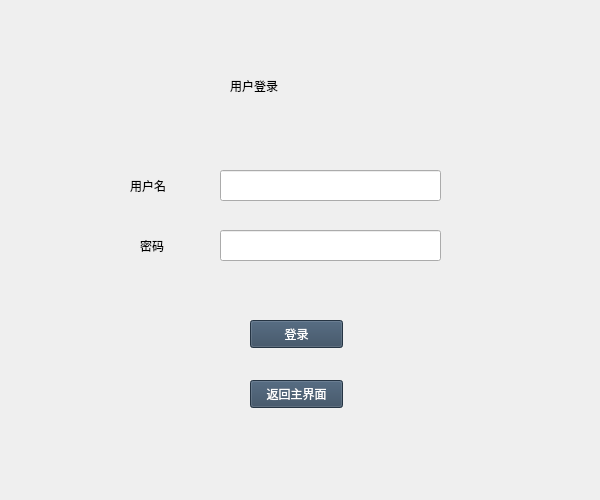
<?xml version="1.0" encoding="UTF-8"?>
<ui version="4.0">
 <class>ManagerLoginWindow</class>
 <widget class="QWidget" name="ManagerLoginWindow">
  <property name="geometry">
   <rect>
    <x>0</x>
    <y>0</y>
    <width>600</width>
    <height>500</height>
   </rect>
  </property>
  <property name="windowTitle">
   <string>管理员登录</string>
  </property>
  <widget class="QWidget" name="widget" native="true">
   <property name="geometry">
    <rect>
     <x>120</x>
     <y>140</y>
     <width>341</width>
     <height>141</height>
    </rect>
   </property>
   <widget class="QLineEdit" name="password">
    <property name="geometry">
     <rect>
      <x>100</x>
      <y>90</y>
      <width>221</width>
      <height>31</height>
     </rect>
    </property>
    <property name="maxLength">
     <number>16</number>
    </property>
    <property name="echoMode">
     <enum>QLineEdit::Password</enum>
    </property>
   </widget>
   <widget class="QLineEdit" name="username">
    <property name="geometry">
     <rect>
      <x>100</x>
      <y>30</y>
      <width>221</width>
      <height>31</height>
     </rect>
    </property>
    <property name="maxLength">
     <number>16</number>
    </property>
   </widget>
   <widget class="QLabel" name="label_6">
    <property name="geometry">
     <rect>
      <x>10</x>
      <y>30</y>
      <width>71</width>
      <height>31</height>
     </rect>
    </property>
    <property name="styleSheet">
     <string notr="true">font: 12pt &quot;华文楷体&quot;;</string>
    </property>
    <property name="text">
     <string>用户名</string>
    </property>
   </widget>
   <widget class="QLabel" name="label_7">
    <property name="geometry">
     <rect>
      <x>20</x>
      <y>90</y>
      <width>61</width>
      <height>31</height>
     </rect>
    </property>
    <property name="styleSheet">
     <string notr="true">font: 12pt &quot;华文楷体&quot;;</string>
    </property>
    <property name="text">
     <string>密码</string>
    </property>
   </widget>
  </widget>
  <widget class="QPushButton" name="login">
   <property name="geometry">
    <rect>
     <x>250</x>
     <y>320</y>
     <width>93</width>
     <height>28</height>
    </rect>
   </property>
   <property name="styleSheet">
    <string notr="true">color:white;
background-color:#34495e;</string>
   </property>
   <property name="text">
    <string>登录</string>
   </property>
  </widget>
  <widget class="QLabel" name="label">
   <property name="geometry">
    <rect>
     <x>230</x>
     <y>50</y>
     <width>151</width>
     <height>71</height>
    </rect>
   </property>
   <property name="styleSheet">
    <string notr="true">font: 18pt &quot;华文楷体&quot;;</string>
   </property>
   <property name="text">
    <string>用户登录</string>
   </property>
  </widget>
  <widget class="QPushButton" name="back">
   <property name="geometry">
    <rect>
     <x>250</x>
     <y>380</y>
     <width>93</width>
     <height>28</height>
    </rect>
   </property>
   <property name="styleSheet">
    <string notr="true">color:white;
background-color:#34495e;</string>
   </property>
   <property name="text">
    <string>返回主界面</string>
   </property>
  </widget>
 </widget>
 <layoutdefault spacing="6" margin="11"/>
 <resources/>
 <connections/>
</ui>
